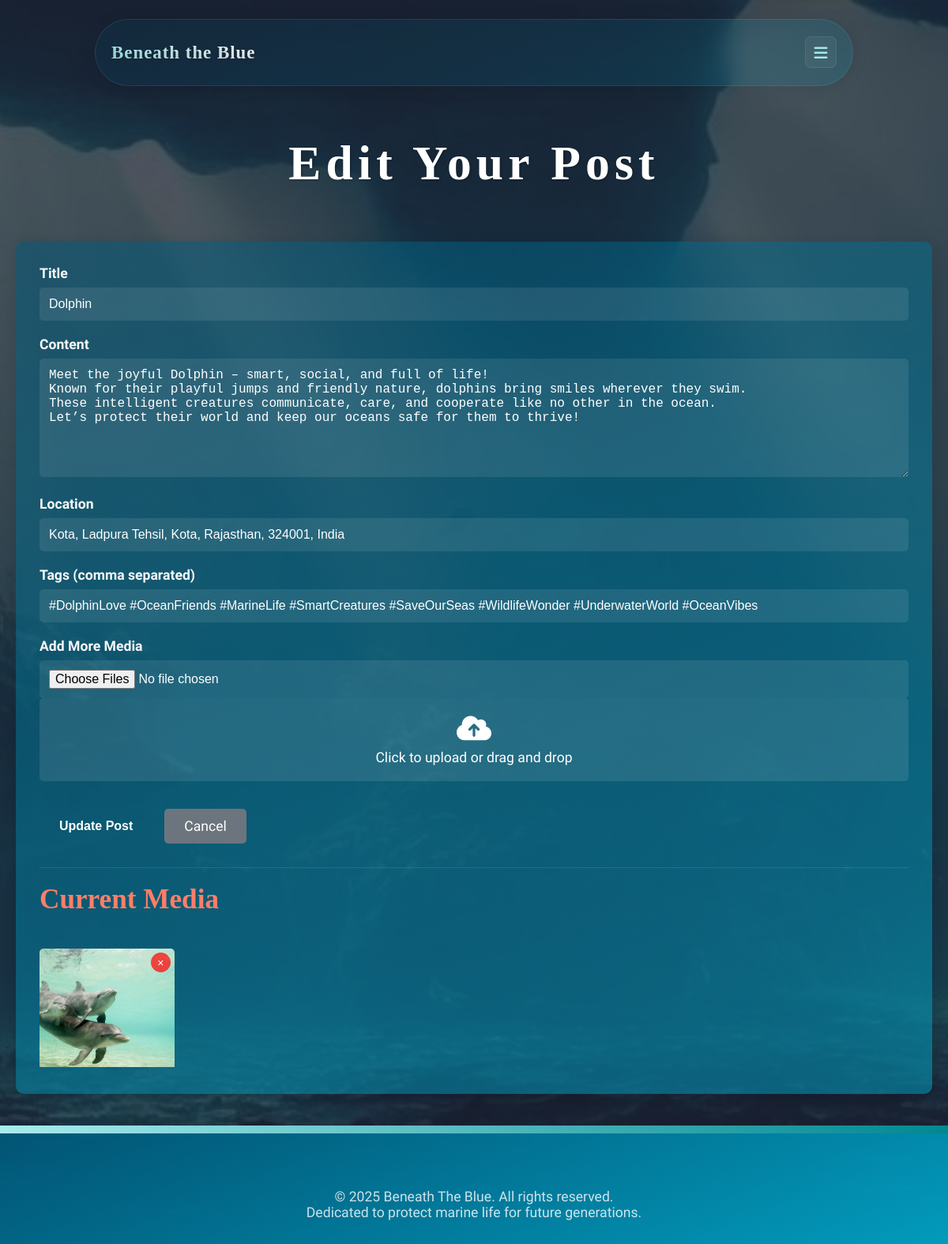
The page /posts/2/edit/ (signed in) on the database its author committed.
### community/models.py (models this page shows, shortened)
class Post(models.Model):
    title = models.CharField(max_length=200)
    content = models.TextField()
    file = models.FileField(upload_to='posts/', blank=True, null=True)
    author = models.ForeignKey(loging, on_delete=models.CASCADE, related_name='posts')
    created_at = models.DateTimeField(auto_now_add=True)
    updated_at = models.DateTimeField(auto_now=True)
    like_count = models.PositiveIntegerField(default=0)

class PostMedia(models.Model):
    post = models.ForeignKey(Post, related_name='media', on_delete=models.CASCADE)
    file = models.FileField(upload_to='post_media/')
    uploaded_at = models.DateTimeField(auto_now_add=True)

### community/views.py (the view)
# urls.py: path('posts/<int:post_id>/edit/', edit_post, name='edit_post'),
@login_required
def edit_post(request, post_id):
    post = get_object_or_404(Post, id=post_id, author=request.user)
    if request.method == 'POST':
        form = PostEditForm(request.POST, request.FILES, instance=post)
        if form.is_valid():
            post = form.save()
            files = request.FILES.getlist('new_media')
            for file in files:
                PostMedia.objects.create(post=post, file=file)
            return redirect('my_posts')
    else:
        form = PostEditForm(instance=post)
    return render(request, 'edit_post.html', {
        'form': form,
        'post': post
    })

### community/forms.py
class PostEditForm(forms.ModelForm):
    new_media = forms.FileField(
        required=False,
        widget=forms.FileInput(attrs={'multiple': False}),
        label='Add more media'
    )
    class Meta:
        model = Post
        fields = ['title', 'content', 'location', 'tags']
        widgets = {
            'content': forms.Textarea(attrs={'rows': 5}),
            'tags': forms.TextInput(attrs={'placeholder': 'comma,separated,tags'}),
        }

### templates/edit_post.html (shortened to what this page needs)
{% extends "base.html" %}
{% load static %}
{% block content %}
    <link rel="stylesheet" href="{% static 'css/posts.css' %}">
<head>
<body>
    <div class="image-bg-wrapper">
        <img src="{% static 'image/post_bg.jpg' %}" alt="Community Background">
        <div class="image-overlay"></div>
    </div>
    <main>
        <div class="container">
            <h1 class="page-title">Edit Your Post</h1>
            <div class="post-form">
                <form method="post" enctype="multipart/form-data">
                    <div class="form-group">
                        <label for="id_title">Title</label>
                        {{ form.title }}
                    </div>
                    <div class="form-group">
                        <label for="id_content">Content</label>
                        {{ form.content }}
                    </div>
                    <div class="form-group">
                        <label for="id_location">Location</label>
                        {{ form.location }}
                    </div>
                    <div class="form-group">
                        <label for="id_tags">Tags (comma separated)</label>
                        {{ form.tags }}
                    </div>
                    <div class="form-group">
                        <label for="id_new_media">Add More Media</label>
                        <input type="file" name="new_media" id="id_new_media" multiple class="file-upload-input">
                        <div class="file-upload" id="mediaUpload">
                            <i class="fas fa-cloud-upload-alt"></i>
                            <span>Click to upload or drag and drop</span>
                        </div>
                    </div>
                    <div class="form-actions">
                        <button type="submit" class="submit-btn">Update Post</button>
                        <a href="{% url 'my_posts' %}" class="cancel-btn">Cancel</a>
                    </div>
                </form>
                {% if post.media.all %}
                <div class="existing-media">
                    <h3>Current Media</h3>
                    <div class="media-grid">
                        {% for media in post.media.all %}
                            <div class="media-item">
                                {% if media.file.name|lower|slice:'-4:' == '.mp4' %}
                                    <video controls>
                                        <source src="{{ media.file.url }}" type="video/mp4">
                                    </video>
                                {% else %}
                                    <img src="{{ media.file.url }}" alt="Post media">
                                {% endif %}
                                <form method="post" action="{% url 'delete_media' media.id %}" class="delete-media-form">
                                    <button type="submit" class="delete-media-btn">&times;</button>
                                </form>
                            </div>
                        {% endfor %}
                    </div>
                </div>
                {% endif %}
            </div>
        </div>
    </main>
{% endblock %}

### static/css/base.css (style rules this page uses)
body { font-optical-sizing: auto; margin: 0%; overflow: scroll; font-family: 'Sansita', sans-serif; }
a { color: var(--sea-foam); text-decoration: none; transition: color 0.3s ease; }
h1, .logo, .main-title { font-family: 'Bungee', cursive; font-size: 2em }
h2, h3,h4, .section-heading, .sub-title { font-family: 'Bungee', cursive; font-size: 1.5em; }
:root { --deep-abyss: #00587a; --ocean-depths: #008891; --marine-teal: #00a8cc; --sea-foam: #a7ecee; --coral:#fff; --golden-sunlight: #ffb347; --pearl: #f8f9fa; --midnight-wave: #0f3057; --card_bg:linear-gradient(159deg, rgba(0,88,122,0.15) 0%, rgba(0,168,204,0.15) 100%); --heading-p:rgba(255, 255, 255, 0.9); --light-p: rgba(255, 255, 255, 0.75); }
* { margin: 0; padding: 0; box-sizing: border-box; }
html, body { margin: 0; padding: 0; box-sizing: border-box; font-size: 1rem; }
html { font-size: clamp(0.9rem, 1.5vw, 1.1rem); }
h1 { font-weight: 900; font-size: 3.5em; line-height: 1.2; letter-spacing: 0.1em; text-shadow: 1px 1px 3px rgba(0,0,0,0.3); }
h3 { font-weight: 700; font-size: 2em; color: #ff7e67; margin-bottom: 1.2em; }
.image-bg-wrapper { position: fixed; top: 0; left: 0; width: 100%; height: 100%; z-index: -1; overflow: hidden; }
.image-bg-wrapper img { width: 100%; height: 100%; object-fit: cover; opacity: 0.7; }
.image-overlay { position: absolute; top: 0; left: 0; width: 100%; height: 100%; background-color: rgba(0, 10, 30, 0.7); }

### static/css/posts.css (style rules this page uses)
* { margin: 0; padding: 0; box-sizing: border-box; }
.container { max-width: 1200px; margin: 0 auto; padding: 0 20px; }
.page-title { text-align: center; margin: 1em 0em; color: var(--coral); }
.post-form { background:linear-gradient(159deg, rgba(0,88,122,0.5) 0%, rgba(0,168,204,0.5) 100%); border-radius: 10px; padding: 30px; box-shadow: 0 2px 15px rgba(0, 0, 0, 0.1); margin-bottom: 40px; }
.form-group { margin-bottom: 20px; }
.form-group label { display: block; margin-bottom: 8px; font-weight: 600; color: var(--pearl); }
.form-group input, .form-group textarea, .form-group select { width: 100%; padding: 12px; border-radius: 5px; border: none; font-size: 16px; transition: border-color 0.3s; color:#fff; background-color: rgba(255, 255, 255, 0.09); }
.form-group textarea { min-height: 150px; resize: vertical; }
.file-upload { display: flex; flex-direction: column; align-items: center; padding: 20px; border-radius: 5px; cursor: pointer; transition: border-color 0.3s; background-color: rgba(255, 255, 255, 0.1); color: #fff; }
.file-upload i { font-size: 2rem; margin-bottom: 10px; }
.submit-btn { background-color: var(--primary-color); color: white; border: none; padding: 12px 25px; border-radius: 5px; font-size: 16px; font-weight: 600; cursor: pointer; transition: background-color 0.3s; }
.existing-media { margin-top: 30px; padding-top: 20px; border-top: 1px solid rgba(255, 255, 255, 0.1); }
.media-grid { display: grid; grid-template-columns: repeat(auto-fill, minmax(150px, 1fr)); gap: 15px; margin-top: 15px; }
.media-item { position: relative; border-radius: 5px; overflow: hidden; }
.media-item img, .media-item video { width: 100%; height: 150px; object-fit: cover; }
.delete-media-form { position: absolute; top: 5px; right: 5px; }
.delete-media-btn { background-color: rgba(255, 0, 0, 0.7); color: white; border: none; width: 25px; height: 25px; border-radius: 50%; cursor: pointer; font-size: 14px; display: flex; align-items: center; justify-content: center; }
.form-actions { display: flex; gap: 15px; margin-top: 20px; }
.cancel-btn { display: inline-block; padding: 12px 25px; background-color: #6c757d; color: white; border-radius: 5px; text-decoration: none; text-align: center; transition: background-color 0.3s; }

### rows shown on the page
Post: title "Dolphin", content "Meet the joyful Dolphin – smart, social, and full of life! Known for their playful jumps and friendly nature, dolphins bring smiles wherever they swim. These intelligent creatures communicate, care, and cooperate like no other in the ocean. Let’s protect their world and keep our oceans safe for them to thrive!", location "Kota, Ladpura Tehsil, Kota, Rajasthan, 324001, India", tags "#DolphinLove #OceanFriends #MarineLife #SmartCreatures #SaveOurSeas #WildlifeWonder #UnderwaterWorld #OceanVibes"
PostMedia: file (picture)
